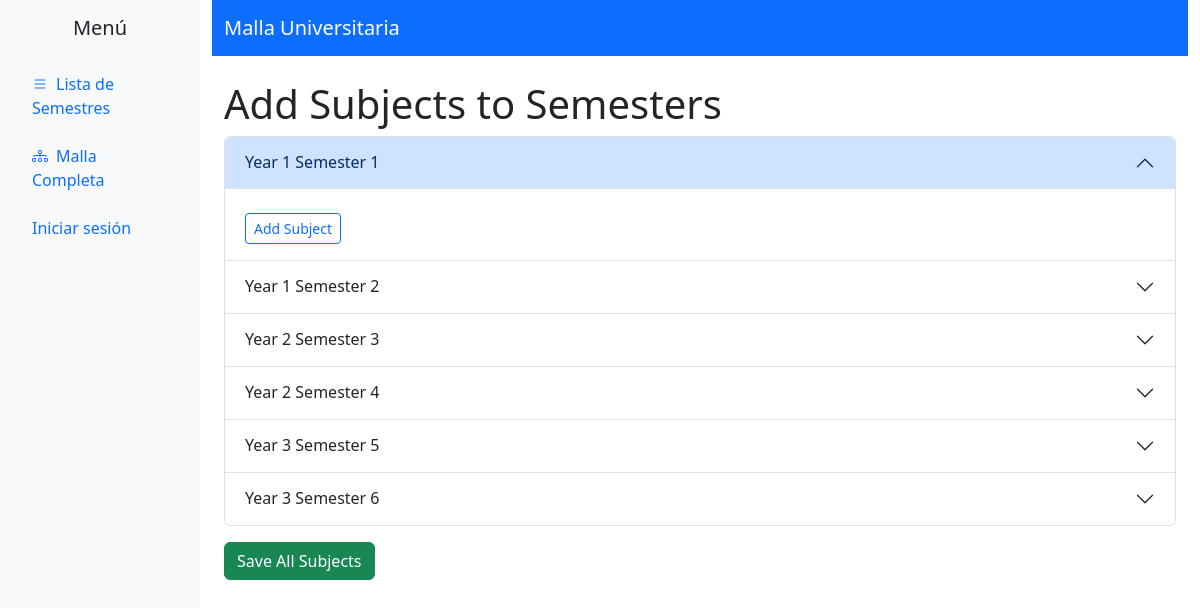
Page /malla/multi-semester-subjects/ on the committed database.
### malla/models.py (models this page shows, shortened)
class Semester(models.Model):
    name = models.CharField(max_length=100)
    prev_semester = models.ForeignKey('self', on_delete=models.SET_NULL, null=True, blank=True, related_name='next_semester_rel')
    next_semester = models.ForeignKey('self', on_delete=models.SET_NULL, null=True, blank=True, related_name='prev_semester_rel')

### malla/views.py (the view)
# urls.py: path('multi-semester-subjects/', views.multi_semester_subjects, name='multi_semester_subjects'),
def multi_semester_subjects(request, semester_id=None):
    isSuperUser = request.session.get("isSuperUser")
    isLogged = request.session.get("isLogged")
    if semester_id:
        semesters = [Semester.objects.get(id=semester_id)]
    else:
        semesters = list(Semester.objects.order_by('id'))
    single_semester = len(semesters) == 1
    if request.method == 'POST':
        for semester in semesters:
            i = 0
            while True:
                name_key = f'semester_{semester.id}_name_{i}'
                prereq_key = f'semester_{semester.id}_prerequisites_{i}'
                if name_key not in request.POST:
                    break
                name = request.POST.get(name_key).strip()
                prereq_names = request.POST.get(prereq_key, '').strip()
                if name:
                    max_order = Subject.objects.filter(semester=semester).aggregate(models.Max('order'))['order__max'] or 0
                    subject = Subject(name=name, semester=semester, order=max_order + 1)
                    subject.prev_subject = None
                    subject.next_subject = None
                    subject.save()
                    if prereq_names:
                        prereq_list = [p.strip() for p in prereq_names.split(',') if p.strip()]
                        prereq_subjects = Subject.objects.filter(name__in=prereq_list)
                        subject.prerequisites.set(prereq_subjects)
                i += 1
        if single_semester:
            current_semester = semesters[0]
            next_semester = Semester.objects.filter(id__gt=current_semester.id).order_by('id').first()
            if next_semester:
                return redirect('malla:multi_semester_subjects_single', semester_id=next_semester.id)
            else:
                return redirect('malla:semester_list')
        else:
            return redirect('malla:semester_list')
    else:
        forms_per_semester = {semester.id: SubjectForm(prefix=f'semester_{semester.id}') for semester in semesters}
        return render(request, 'malla/multi_semester_subjects.html', {
            'semesters': semesters,
            'forms_per_semester': forms_per_semester,
            'single_semester': single_semester,
            'isSuperUser': isSuperUser, 'isLogged': isLogged
        })

### malla/templates/malla/multi_semester_subjects.html (shortened to what this page needs)
{% extends 'malla/base.html' %}
{% block content %}
<h1>Add Subjects to Semesters</h1>
<form method="post" id="multi-semester-form">
    <div class="accordion" id="semesterAccordion">
        {% for semester in semesters %}
        <div class="accordion-item">
            <h2 class="accordion-header" id="heading{{ semester.id }}">
                <button class="accordion-button {% if not forloop.first %}collapsed{% endif %}" type="button" data-bs-toggle="collapse" data-bs-target="#collapse{{ semester.id }}" aria-expanded="{% if forloop.first %}true{% else %}false{% endif %}" aria-controls="collapse{{ semester.id }}">
                    {{ semester.name }}
                </button>
            </h2>
            <div id="collapse{{ semester.id }}" class="accordion-collapse collapse {% if forloop.first %}show{% endif %}" aria-labelledby="heading{{ semester.id }}" data-bs-parent="#semesterAccordion">
                <div class="accordion-body">
                    <button type="button" class="btn btn-sm btn-outline-primary mt-2" data-semester-id="{{ semester.id }}" onclick="addSubjectForm(this.dataset.semesterId)">Add Subject</button>
                </div>
            </div>
        </div>
        {% endfor %}
    </div>
    <button type="submit" class="btn btn-success mt-3">Save All Subjects</button>
</form>
{% endblock %}

### rows in the picture
Semester: name "Year 1 Semester 1"
Semester: name "Year 1 Semester 2"
Semester: name "Year 2 Semester 3"
Semester: name "Year 2 Semester 4"
Semester: name "Year 3 Semester 5"
Semester: name "Year 3 Semester 6"
